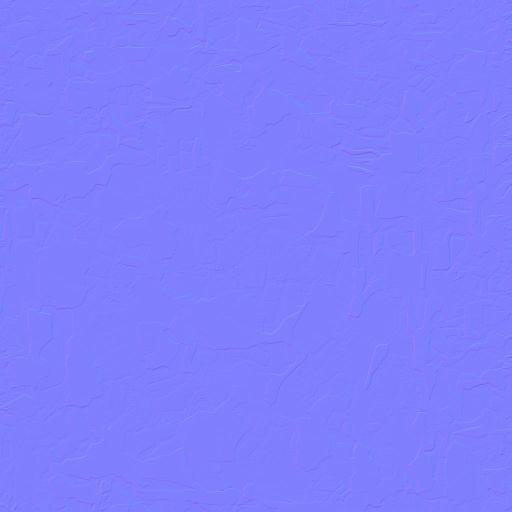
#> input picture kingdom/assets/meshy_slice/hearth_Image_2.jpg, 1024 x 1024 px, given in place of damaged_plaster_disp_2k.jpg, which was not available (shown at 1/2 size); the run also reads 1 picture not shown here
$ python make_weather_pack.py ../../assets/meshy_slice
#> lines starting #> are read from the running program, lines starting #| are printed output that depends on the picture; after the words box and inside, x2 and y2 are one past the last pixel; in counts of white or black regions, pixels touching at a corner belong together; pictures that were not available may be replaced by others from this repository, and a replacement may not be noted
"""Builds the Style G weathering pack (1K RGBA, tileable) from Poly Haven CC0 displacement maps.
R = plaster relief (damaged_plaster), G = wood grain (medieval_wood), B = large grime/stain noise, A = stone relief (medieval_blocks_02).
Each channel is high-passed and normalised around 0.5 so the shader can use (x - 0.5) as a signed detail.
Usage: py make_weather_pack.py <kingdom dir>"""
import sys, numpy as np
from PIL import Image, ImageFilter
K = sys.argv[1]
T = K + "/assets/incoming/polyhaven/textures/%s/%s_%s_2k.jpg"
N = 1024
def chan(name, kind="disp", blur=24):
#> called with name = 'damaged_plaster', kind = 'disp', blur = 24
    im = Image.open(T % (name, name, kind)).convert("L").resize((N, N), Image.LANCZOS)
    a = np.asarray(im, np.float32)
    lo = np.asarray(im.filter(ImageFilter.GaussianBlur(blur)), np.float32)
    a = np.asarray(im.filter(ImageFilter.GaussianBlur(1.6)), np.float32)   # no sub-mm grain: it sparkled on bright plaster
    d = a - lo
    d = d / (np.percentile(np.abs(d), 98) + 1e-3)
    return np.clip(0.5 + 0.5 * d, 0, 1)
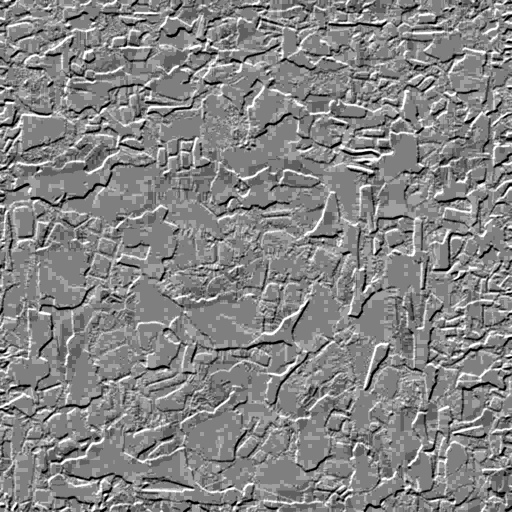
#> returned value: shape (1024, 1024) float32 (shown at 1/2 size); min 0, max 1, mean 0.52
#> call 2 of chan, with name = 'medieval_wood', kind = 'disp', blur = 40
#> in chan (call 2), `lo = np.asarray(im.filter(ImageFilter.GaussianBlur(blur)), np.float32)`:
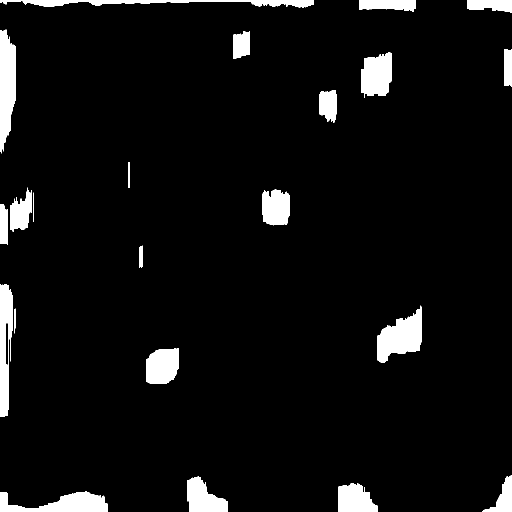
#> lo: shape (1024, 1024) float32 (shown at 1/2 size); values 141 (black) and 142 (white), 5.7% white; 24 white regions, largest, box (x1, y1, x2, y2) and area: (0, 59, 32, 307) 5923, (755, 611, 843, 725) 5827, (0, 982, 215, 1024) 5223
def grime():
    rng = np.random.default_rng(7)
    acc = np.zeros((N, N), np.float32)
    for oct_, amp in ((8, 1.0), (16, 0.5), (32, 0.25), (64, 0.12)):
        g = rng.random((oct_, oct_)).astype(np.float32)
        g = np.tile(g, (2, 2))  # tileable via wrap
        im = Image.fromarray((g * 255).astype(np.uint8)).resize((N * 2, N * 2), Image.BICUBIC)
        acc += amp * np.asarray(im, np.float32)[N // 2:N // 2 + N, N // 2:N // 2 + N] / 255.0
#> this loop made 4 passes
#> pass 1, in grime, `im = Image.fromarray((g * 255).astype(np.uint8)).resize((N * 2, N * 2)..`:
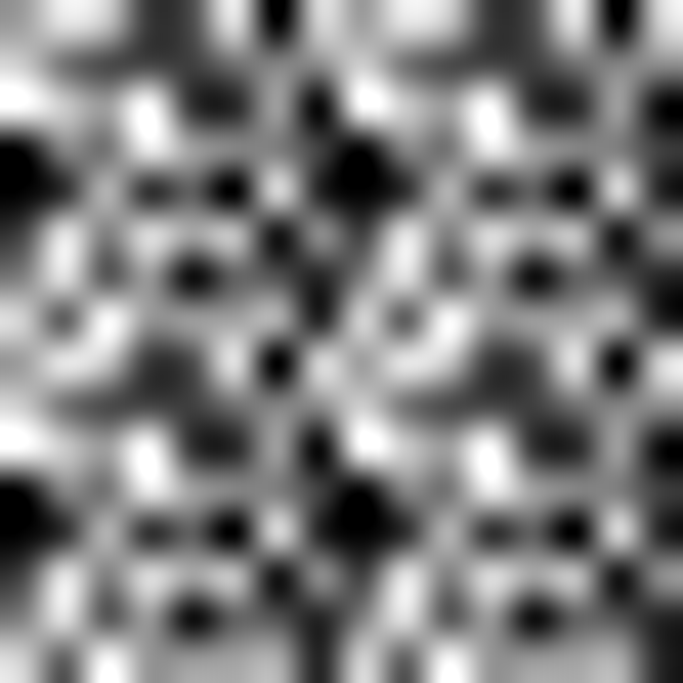
#> im: PIL image 2048x2048 L (shown at 1/3 size); min 0, max 255, mean 124.9
#> pass 1, in grime, `acc += amp * np.asarray(im, np.float32)[N // 2:N // 2 + N, N // 2:N //..`:
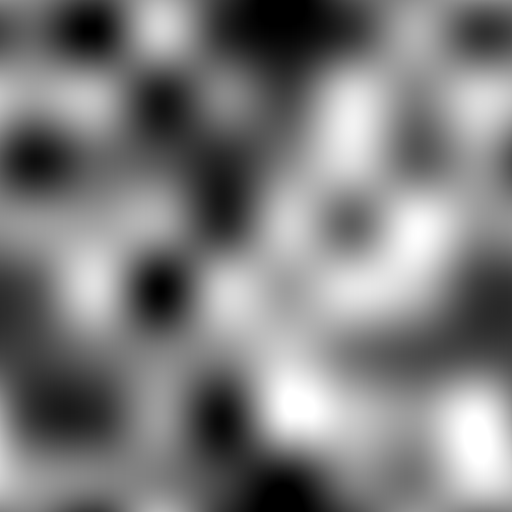
#> acc: shape (1024, 1024) float32 (shown at 1/2 size); min 0, max 1, mean 0.49
#> after the loop:
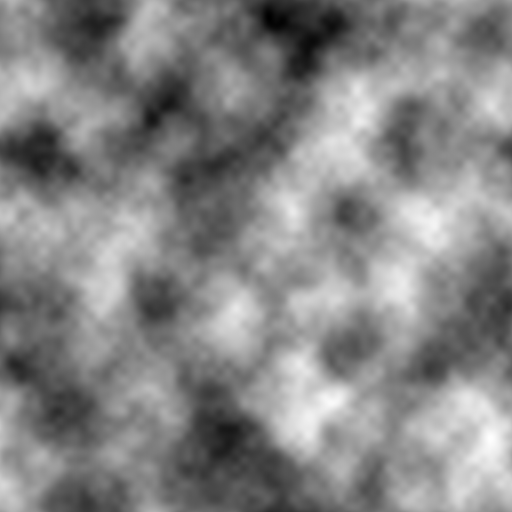
#> acc: shape (1024, 1024) float32 (shown at 1/2 size); min 0.111, max 1.67, mean 0.927; drawn with min black and max white
    acc = (acc - acc.min()) / (acc.max() - acc.min())
    return acc
r = chan("damaged_plaster"); g = chan("medieval_wood", blur=40); b = grime(); a = chan("medieval_blocks_02", blur=30)
#> call 3 of chan, with name = 'medieval_blocks_02', kind = 'disp', blur = 30
#> in chan (call 3), `lo = np.asarray(im.filter(ImageFilter.GaussianBlur(blur)), np.float32)`: lo: shape (1024, 1024) float32; values 141 (black) and 142 (white), 10.8% white; 67 white regions (1 under 20 px), largest, box (x1, y1, x2, y2) and area: (0, 567, 79, 843) 7083, (772, 253, 890, 377) 6874, (738, 574, 849, 734) 6736
#> in chan (call 3), `return np.clip(0.5 + 0.5 * d, 0, 1)`:
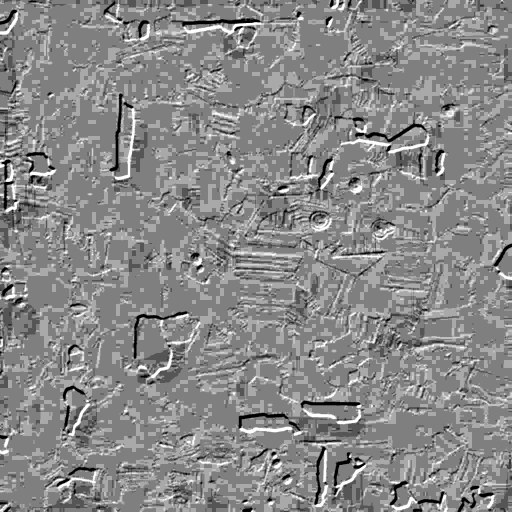
#> returned value: shape (1024, 1024) float32 (shown at 1/2 size); min 0, max 1, mean 0.54
out = np.stack([r, g, b, a], -1)
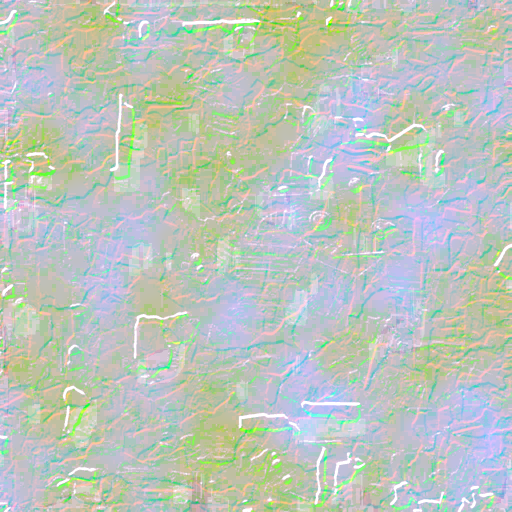
#> out: shape (1024, 1024, 4) float32 (shown at 1/2 size); mean of channels 0, 1, 2, 3 0.52, 0.547, 0.523, 0.539; transparent parts drawn white
Image.fromarray((out * 255).astype(np.uint8), "RGBA").save(K + "/assets/generated/style_g/weather_pack.png")
print("ok")
